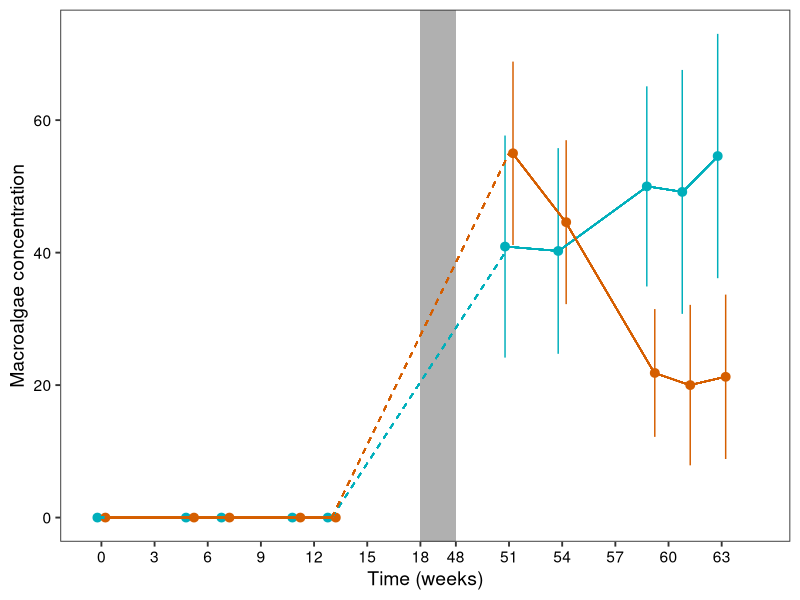
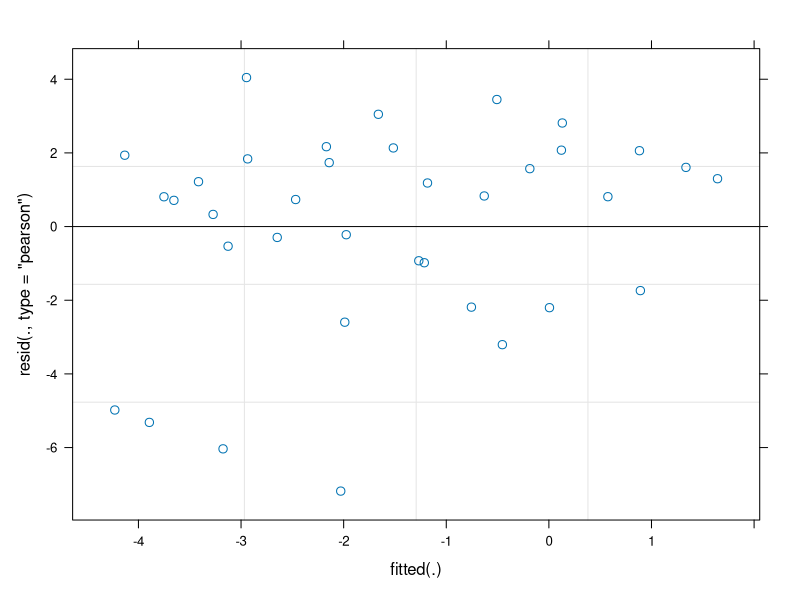
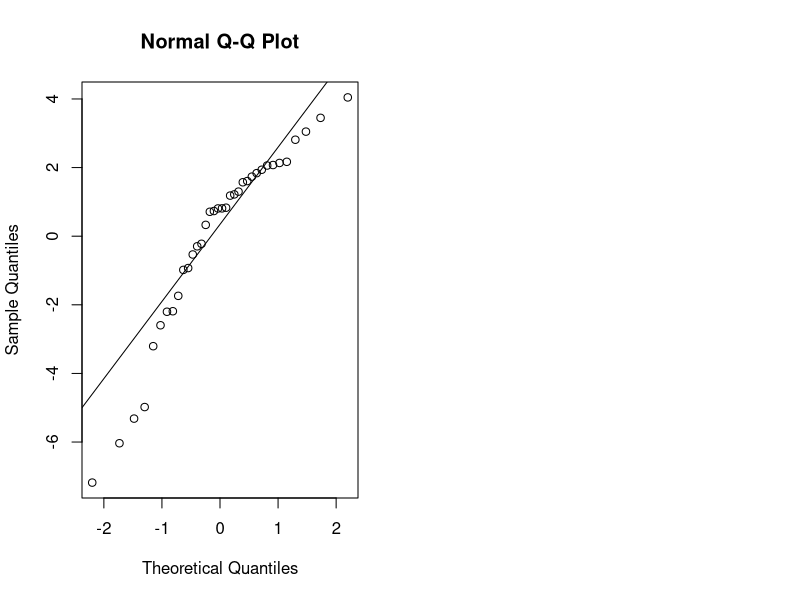
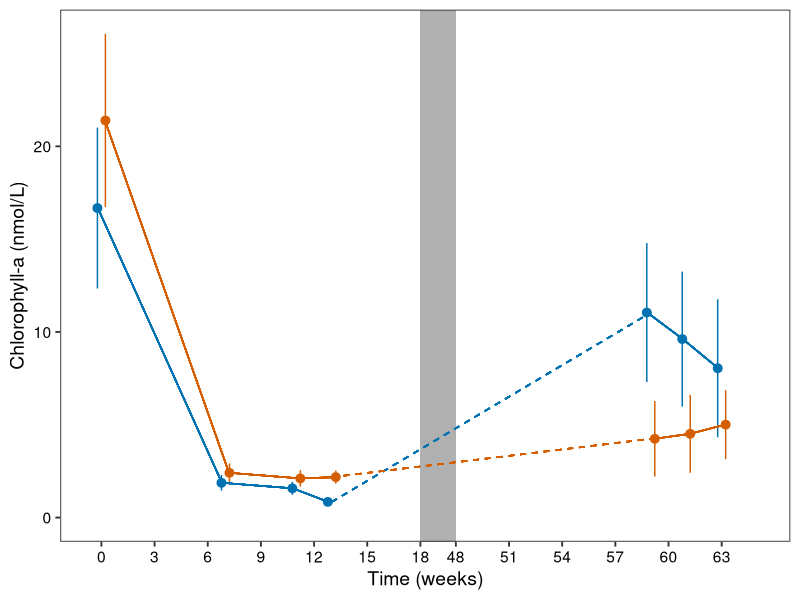
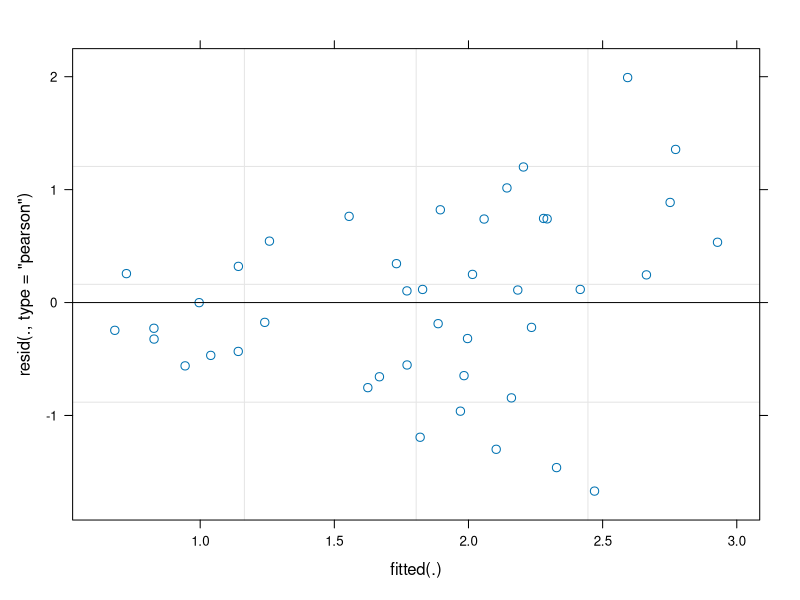
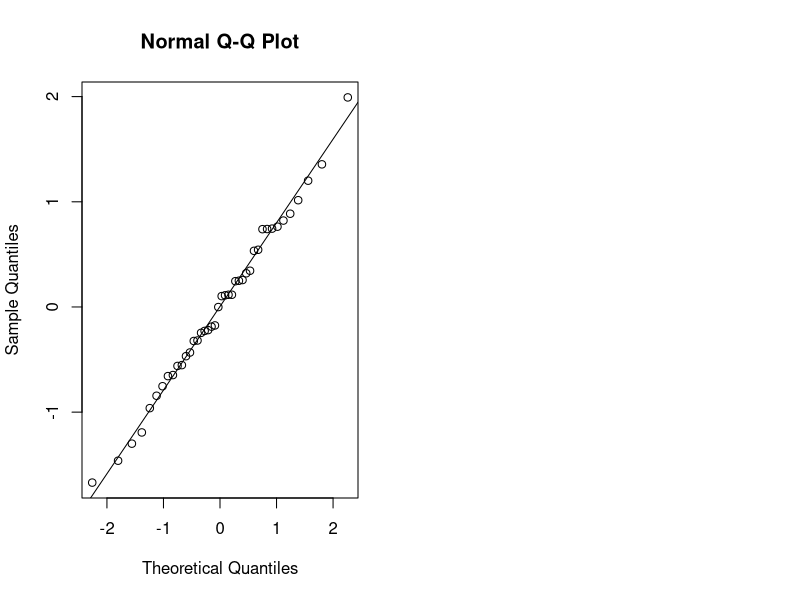

The R source for these figures, in order:
## ---- chunk 1
library(dplyr)
library(ggplot2)
library(plotrix)   
library(lme4)      
library(car)       
## ---- chunk 2
df <- read.table("datamacroalgae.txt", sep = "\t", header = TRUE)

# Convert treatment to lowercase
df <- df %>%
  mutate(treatment = tolower(treatment))

# Summarize macroalgae data
mdata.plot <- df %>%
  group_by(year, timepoint, treatment) %>%
  summarise(
    macroalgae_av = mean(macroalgae, na.rm = TRUE),
    macroalgae_se = std.error(macroalgae),
    .groups = "drop"
  )

# Transformation function
transform_x <- function(x) {
  ifelse(x < 18, x, 
         ifelse(x >= 18 & x <= 48, 18 + (x - 18) / 15, 
                18 + (48 - 18) / 15 + (x - 48) * 1))
}
## ---- chunk 3
get_val <- function(tp, treat) {
  mdata.plot$macroalgae_av[mdata.plot$timepoint == tp & mdata.plot$treatment == treat]
}

# Control
ctrl_0  <- get_val(0,  "control")
ctrl_5  <- get_val(5,  "control")
ctrl_7  <- get_val(7,  "control")
ctrl_11 <- get_val(11, "control")
ctrl_13 <- get_val(13, "control")
ctrl_51 <- get_val(51, "control")
ctrl_54 <- get_val(54, "control")
ctrl_59 <- get_val(59, "control")
ctrl_61 <- get_val(61, "control")
ctrl_63 <- get_val(63, "control")

# Herbivory
herb_0  <- get_val(0,  "herbivory")
herb_5  <- get_val(5,  "herbivory")
herb_7  <- get_val(7,  "herbivory")
herb_11 <- get_val(11, "herbivory")
herb_13 <- get_val(13, "herbivory")
herb_51 <- get_val(51, "herbivory")
herb_54 <- get_val(54, "herbivory")
herb_59 <- get_val(59, "herbivory")
herb_61 <- get_val(61, "herbivory")
herb_63 <- get_val(63, "herbivory")
## ---- chunk 4
px2D <- ggplot(mdata.plot, aes(x = transform_x(timepoint), y = macroalgae_av, color = treatment)) +
  theme_bw(base_size = 14) +
  geom_pointrange(aes(ymin = macroalgae_av - macroalgae_se, ymax = macroalgae_av + macroalgae_se),
                  position = position_dodge(0.9)) +
  theme(axis.title.x = element_text(color = "black"),
        axis.text.x = element_text(color = "black"),
        axis.text.y = element_text(color = "black"),
        axis.title.y = element_text(color = "black"),
        panel.grid = element_blank(),
        legend.position = "none",
        plot.title = element_text(hjust = 0.5)) +
  scale_color_manual(name = "Legend", values = c("#00afbb", "#D55E00"),
                     labels = c("control", "herbivory"),
                     breaks = c("control", "herbivory")) +
  scale_x_continuous(
    breaks = transform_x(c(0, 3, 6, 9, 12, 15, 18, 48, 51, 54, 57, 60, 63)),
    labels = c("0", "3", "6", "9", "12", "15", "18", "48", "51", "54", "57", "60", "63")
  ) +
  expand_limits(x = c(0, transform_x(65)), y = 0) +
  annotate("rect", xmin = transform_x(18), xmax = transform_x(48),
           ymin = -Inf, ymax = Inf, fill = "#B0B0B0", color = NA) +
  
  # Segments - control
  geom_segment(aes(x = transform_x(0) - 0.2, xend = transform_x(5) - 0.2, y = ctrl_0, yend = ctrl_5), color = "#00afbb", inherit.aes = FALSE) +
  geom_segment(aes(x = transform_x(5) - 0.2, xend = transform_x(7) - 0.2, y = ctrl_5, yend = ctrl_7), color = "#00afbb", inherit.aes = FALSE) +
  geom_segment(aes(x = transform_x(7) - 0.2, xend = transform_x(11) - 0.2, y = ctrl_7, yend = ctrl_11), color = "#00afbb", inherit.aes = FALSE) +
  geom_segment(aes(x = transform_x(11) - 0.2, xend = transform_x(13) - 0.2, y = ctrl_11, yend = ctrl_13), color = "#00afbb", inherit.aes = FALSE) +
  
  # Segments - herbivory
  geom_segment(aes(x = transform_x(0) + 0.2, xend = transform_x(5) + 0.2, y = herb_0, yend = herb_5), color = "#D55E00", inherit.aes = FALSE) +
  geom_segment(aes(x = transform_x(5) + 0.2, xend = transform_x(7) + 0.2, y = herb_5, yend = herb_7), color = "#D55E00", inherit.aes = FALSE) +
  geom_segment(aes(x = transform_x(7) + 0.2, xend = transform_x(11) + 0.2, y = herb_7, yend = herb_11), color = "#D55E00", inherit.aes = FALSE) +
  geom_segment(aes(x = transform_x(11) + 0.2, xend = transform_x(13) + 0.2, y = herb_11, yend = herb_13), color = "#D55E00", inherit.aes = FALSE) +
  
  # Dashed segment to week 51
  geom_segment(aes(x = transform_x(13), xend = transform_x(51), y = ctrl_13, yend = ctrl_51),
               color = "#00afbb", linetype = "dashed", inherit.aes = FALSE) +
  geom_segment(aes(x = transform_x(13), xend = transform_x(51), y = herb_13, yend = herb_51),
               color = "#D55E00", linetype = "dashed", inherit.aes = FALSE) +
  
  # Later control
  geom_segment(aes(x = transform_x(51) - 0.2, xend = transform_x(54) - 0.2, y = ctrl_51, yend = ctrl_54), color = "#00afbb", inherit.aes = FALSE) +
  geom_segment(aes(x = transform_x(54) - 0.2, xend = transform_x(59) - 0.2, y = ctrl_54, yend = ctrl_59), color = "#00afbb", inherit.aes = FALSE) +
  geom_segment(aes(x = transform_x(59) - 0.2, xend = transform_x(61) - 0.2, y = ctrl_59, yend = ctrl_61), color = "#00afbb", inherit.aes = FALSE) +
  geom_segment(aes(x = transform_x(61) - 0.2, xend = transform_x(63) - 0.2, y = ctrl_61, yend = ctrl_63), color = "#00afbb", inherit.aes = FALSE) +
  
  # Later herbivory
  geom_segment(aes(x = transform_x(51) + 0.2, xend = transform_x(54) + 0.2, y = herb_51, yend = herb_54), color = "#D55E00", inherit.aes = FALSE) +
  geom_segment(aes(x = transform_x(54) + 0.2, xend = transform_x(59) + 0.2, y = herb_54, yend = herb_59), color = "#D55E00", inherit.aes = FALSE) +
  geom_segment(aes(x = transform_x(59) + 0.2, xend = transform_x(61) + 0.2, y = herb_59, yend = herb_61), color = "#D55E00", inherit.aes = FALSE) +
  geom_segment(aes(x = transform_x(61) + 0.2, xend = transform_x(63) + 0.2, y = herb_61, yend = herb_63), color = "#D55E00", inherit.aes = FALSE) +
  
  labs(x = "Time (weeks)", y = "Macroalgae concentration")

px2D
## ---- chunk 5
df1 <- df %>%
  filter(timepoint %in% c(59, 61, 63)) %>%
  mutate(
    macroalgae_prop = (macroalgae + 0.01) / 100.02,  
    macroalgae_logit = log(macroalgae_prop / (1 - macroalgae_prop))
  )

model <- lmer(macroalgae_logit~ treatment * timepoint + (1|pond), data = df1)
Anova(model,test="F")
summary (model)
par(mfrow = c(1, 2))
plot(model)                   
qqnorm(resid(model))           
qqline(resid(model))
par(mfrow = c(1, 1))
## ---- chunk 6
df <- read.table("chla.txt", sep = "\t", header = TRUE)

mdata.plot <- df %>%
  group_by(year, timepoint, treatment) %>%
  summarise(
    chla_av = mean(Chlorophyll_a),
    chla_se = std.error(Chlorophyll_a),
    .groups = 'drop'
  ) %>%
  subset(timepoint %in% c(0, 7, 11, 13, 59, 61, 63))
## ---- chunk 7
transform_x <- function(x) {
  ifelse(x < 18, x,
         ifelse(x >= 18 & x <= 48, 18 + (x - 18) / 15,
                18 + (48 - 18) / 15 + (x - 48) * 1))
}
## ---- chunk 8
pxS1D <- ggplot(mdata.plot, aes(x = transform_x(timepoint), y = chla_av, color = treatment)) +
  theme_bw(base_size = 14) +
  geom_pointrange(aes(ymin = chla_av - chla_se, ymax = chla_av + chla_se), position = position_dodge(0.9)) +
  theme(axis.title.x = element_text(color = "black"),
        axis.text.x = element_text(color = "black"),
        axis.text.y = element_text(color = "black"),
        axis.title.y = element_text(color = "black"),
        panel.grid = element_blank(),
        legend.position = "none",
        plot.title = element_text(hjust = 0.5)) +
  scale_color_manual(name = "Legend", values = c("#0072B2", "#D55E00"),
                     labels = c("control", "herbivory"),
                     breaks = c("control", "herbivory")) +
  scale_x_continuous(
    breaks = transform_x(c(0, 3, 6, 9, 12, 15, 18, 48, 51, 54, 57, 60, 63)),
    labels = c("0", "3", "6", "9", "12", "15", "18", "48", "51", "54", "57", "60", "63")
  ) +
  expand_limits(x = c(0, transform_x(65)), y = 0) +
  geom_rect(aes(xmin = transform_x(18), xmax = transform_x(48), ymin = -Inf, ymax = Inf),
            fill = "#B0B0B0", color = "transparent", inherit.aes = FALSE) +
  
  geom_segment(data = mdata.plot,
               aes(x = transform_x(0) - 0.2, xend = transform_x(7) - 0.2,
                   y = chla_av[treatment == "control" & timepoint == 0],
                   yend = chla_av[treatment == "control" & timepoint == 7]),
               color = "#0072B2") +
  geom_segment(data = mdata.plot,
               aes(x = transform_x(7) - 0.2, xend = transform_x(11) - 0.2,
                   y = chla_av[treatment == "control" & timepoint == 7],
                   yend = chla_av[treatment == "control" & timepoint == 11]),
               color = "#0072B2") +
  geom_segment(data = mdata.plot,
               aes(x = transform_x(11) - 0.2, xend = transform_x(13) - 0.2,
                   y = chla_av[treatment == "control" & timepoint == 11],
                   yend = chla_av[treatment == "control" & timepoint == 13]),
               color = "#0072B2") +
  geom_segment(data = mdata.plot,
               aes(x = transform_x(0) + 0.2, xend = transform_x(7) + 0.2,
                   y = chla_av[treatment == "herbivory" & timepoint == 0],
                   yend = chla_av[treatment == "herbivory" & timepoint == 7]),
               color = "#D55E00") +
  geom_segment(data = mdata.plot,
               aes(x = transform_x(7) + 0.2, xend = transform_x(11) + 0.2,
                   y = chla_av[treatment == "herbivory" & timepoint == 7],
                   yend = chla_av[treatment == "herbivory" & timepoint == 11]),
               color = "#D55E00") +
  geom_segment(data = mdata.plot,
               aes(x = transform_x(11) + 0.2, xend = transform_x(13) + 0.2,
                   y = chla_av[treatment == "herbivory" & timepoint == 11],
                   yend = chla_av[treatment == "herbivory" & timepoint == 13]),
               color = "#D55E00") +
  
  geom_segment(aes(x = transform_x(13), xend = transform_x(59),
                   y = chla_av[mdata.plot$treatment == "control" & mdata.plot$timepoint == 13],
                   yend = chla_av[mdata.plot$treatment == "control" & mdata.plot$timepoint == 59]),
               color = "#0072B2", linetype = "dashed") +
  
  geom_segment(aes(x = transform_x(13), xend = transform_x(59),
                   y = chla_av[mdata.plot$treatment == "herbivory" & mdata.plot$timepoint == 13],
                   yend = chla_av[mdata.plot$treatment == "herbivory" & mdata.plot$timepoint == 59]),
               color = "#D55E00", linetype = "dashed") +
  
  geom_segment(data = mdata.plot,
               aes(x = transform_x(59) - 0.2, xend = transform_x(61) - 0.2,
                   y = chla_av[treatment == "control" & timepoint == 59],
                   yend = chla_av[treatment == "control" & timepoint == 61]),
               color = "#0072B2") +
  geom_segment(data = mdata.plot,
               aes(x = transform_x(61) - 0.2, xend = transform_x(63) - 0.2,
                   y = chla_av[treatment == "control" & timepoint == 61],
                   yend = chla_av[treatment == "control" & timepoint == 63]),
               color = "#0072B2") +
  
  geom_segment(data = mdata.plot,
               aes(x = transform_x(59) + 0.2, xend = transform_x(61) + 0.2,
                   y = chla_av[treatment == "herbivory" & timepoint == 59],
                   yend = chla_av[treatment == "herbivory" & timepoint == 61]),
               color = "#D55E00") +
  geom_segment(data = mdata.plot,
               aes(x = transform_x(61) + 0.2, xend = transform_x(63) + 0.2,
                   y = chla_av[treatment == "herbivory" & timepoint == 61],
                   yend = chla_av[treatment == "herbivory" & timepoint == 63]),
               color = "#D55E00") +
  
  labs(x = "Time (weeks)",
       y = "Chlorophyll-a (nmol/L)")

pxS1D
## ---- chunk 9
df1 <- df %>%
  filter(timepoint %in% c(7, 11, 13))
df1$timepoint_c <- scale(df1$timepoint, center = TRUE, scale = FALSE)

model <- lmer(Chlorophyll_a ~ treatment * timepoint_c + (1|pond), data = df1)
Anova(model,test="F")
summary(model)
par(mfrow = c(1, 2))
plot(model)                   
qqnorm(resid(model))           
qqline(resid(model))
par(mfrow = c(1, 1))
## ---- chunk 10

df2 <- df %>%
  filter(timepoint %in% c(59, 61, 63))

df2$timepoint_c <- scale(df2$timepoint, center = TRUE, scale = FALSE)

model <- lmer(Chlorophyll_a ~ treatment * timepoint_c + (1|pond), data = df2)
Anova(model,test="F")
summary(model)
